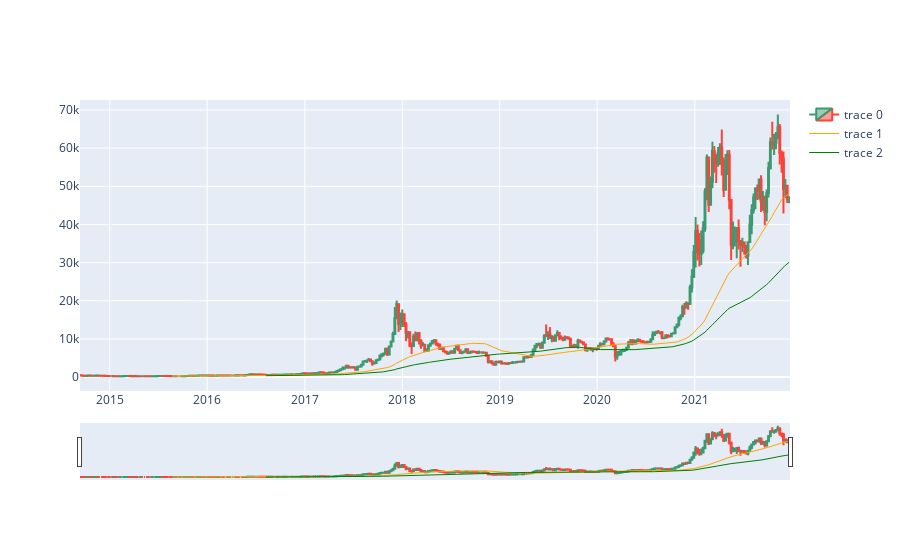

Source (notebook cell):
### Code cell
fig = go.Figure(data=[go.Candlestick(x=df['Date'],
                open=df['Open'],
                high=df['High'],
                low=df['Low'],
                close=df['Close']), go.Scatter(x=df['Date'], y=df['SMA50'], line=dict(color='orange', width=1)),
                                                  go.Scatter(x=df['Date'], y=df['SMA100'], line=dict(color='green', width=1))])
fig.show()

### Figure 1 — Plotly figure (JSON) as saved in the notebook; plotly's stock layout.template omitted (floating-point values rounded to 4 significant figures; data arrays with more than 128 entries replaced by an {"elided": "..."} marker saying what was removed)
{"data": [{"close": {"elided": "380 float values"}, "high": {"elided": "380 float values"}, "low": {"elided": "380 float values"}, "open": {"elided": "380 float values"}, "type": "candlestick", "x": {"elided": "380 str values"}}, {"line": {"color": "orange", "width": 1}, "type": "scatter", "x": {"elided": "380 str values"}, "y": {"elided": "380 float values"}}, {"line": {"color": "green", "width": 1}, "type": "scatter", "x": {"elided": "380 str values"}, "y": {"elided": "380 float values"}}], "layout": {}}
